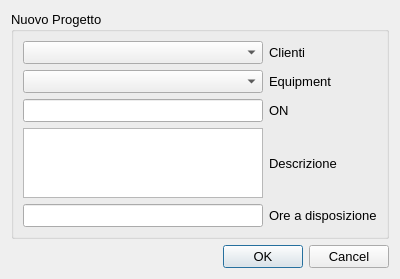
<?xml version="1.0" encoding="UTF-8"?>
<ui version="4.0">
 <class>Dialog</class>
 <widget class="QDialog" name="Dialog">
  <property name="geometry">
   <rect>
    <x>0</x>
    <y>0</y>
    <width>400</width>
    <height>242</height>
   </rect>
  </property>
  <property name="sizePolicy">
   <sizepolicy hsizetype="Preferred" vsizetype="Preferred">
    <horstretch>0</horstretch>
    <verstretch>0</verstretch>
   </sizepolicy>
  </property>
  <property name="minimumSize">
   <size>
    <width>400</width>
    <height>0</height>
   </size>
  </property>
  <property name="font">
   <font>
    <pointsize>10</pointsize>
   </font>
  </property>
  <property name="windowTitle">
   <string>Dialog</string>
  </property>
  <layout class="QVBoxLayout" name="verticalLayout">
   <item>
    <widget class="QGroupBox" name="groupBox">
     <property name="title">
      <string>Nuovo Progetto</string>
     </property>
     <layout class="QGridLayout" name="gridLayout">
      <item row="6" column="1">
       <widget class="QLabel" name="label_4">
        <property name="text">
         <string>Ore a disposizione</string>
        </property>
       </widget>
      </item>
      <item row="3" column="0">
       <widget class="QLineEdit" name="lineEdit_NumeroON"/>
      </item>
      <item row="4" column="0">
       <widget class="QTextEdit" name="textEdit_Descrizione"/>
      </item>
      <item row="2" column="1">
       <widget class="QLabel" name="label">
        <property name="text">
         <string>Equipment</string>
        </property>
       </widget>
      </item>
      <item row="3" column="1">
       <widget class="QLabel" name="label_2">
        <property name="text">
         <string>ON</string>
        </property>
       </widget>
      </item>
      <item row="6" column="0">
       <widget class="QLineEdit" name="lineEdit_OreDisponibili"/>
      </item>
      <item row="0" column="0">
       <widget class="QComboBox" name="comboBox_Cliente"/>
      </item>
      <item row="4" column="1">
       <widget class="QLabel" name="label_3">
        <property name="text">
         <string>Descrizione</string>
        </property>
       </widget>
      </item>
      <item row="2" column="0">
       <widget class="QComboBox" name="comboBox_Equip"/>
      </item>
      <item row="0" column="1">
       <widget class="QLabel" name="label_5">
        <property name="text">
         <string>Clienti</string>
        </property>
       </widget>
      </item>
     </layout>
    </widget>
   </item>
   <item>
    <widget class="QDialogButtonBox" name="buttonBox">
     <property name="orientation">
      <enum>Qt::Orientation::Horizontal</enum>
     </property>
     <property name="standardButtons">
      <set>QDialogButtonBox::StandardButton::Cancel|QDialogButtonBox::StandardButton::Ok</set>
     </property>
    </widget>
   </item>
  </layout>
 </widget>
 <resources/>
 <connections>
  <connection>
   <sender>buttonBox</sender>
   <signal>accepted()</signal>
   <receiver>Dialog</receiver>
   <slot>accept()</slot>
   <hints>
    <hint type="sourcelabel">
     <x>248</x>
     <y>254</y>
    </hint>
    <hint type="destinationlabel">
     <x>157</x>
     <y>274</y>
    </hint>
   </hints>
  </connection>
  <connection>
   <sender>buttonBox</sender>
   <signal>rejected()</signal>
   <receiver>Dialog</receiver>
   <slot>reject()</slot>
   <hints>
    <hint type="sourcelabel">
     <x>316</x>
     <y>260</y>
    </hint>
    <hint type="destinationlabel">
     <x>286</x>
     <y>274</y>
    </hint>
   </hints>
  </connection>
 </connections>
</ui>
